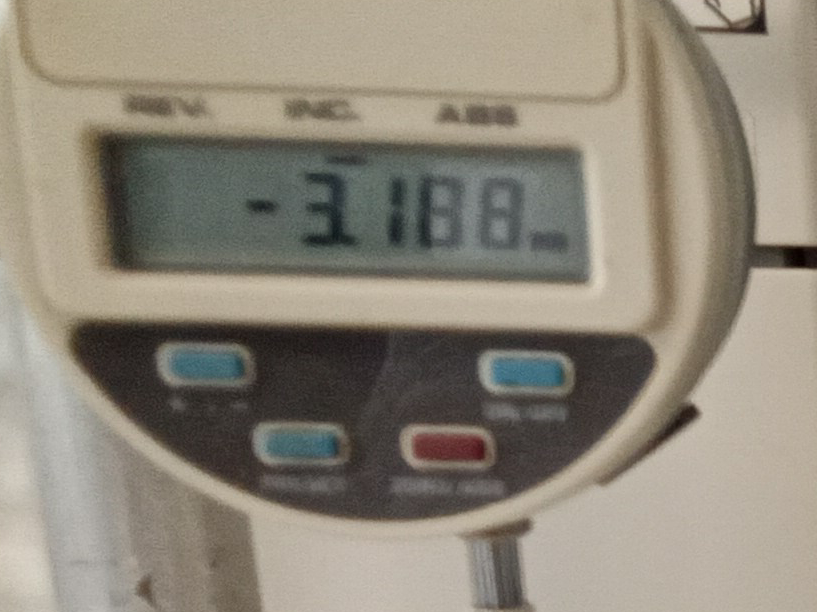
#> input picture starting_images/sipaimages/4/1.jpg, 817 x 612 px, found by its file name; its folder holds 4 pictures in this run
$ jupyter execute --allow-errors sipa4_Work.ipynb
#> lines starting #> are read from the running program, lines starting #| are printed output that depends on the picture
# SIPA 4 Image Analysis

[cell 1]
from matplotlib import pyplot as plt
from tqdm import tqdm
import pandas as pd
import numpy as np
import pytesseract
import shutil
import cv2
import os

# psm 6 = Assume a single uniform block of text.
config_tesseract = '--tessdata-dir ./ttesseract_langs --psm 6'

[cell 2]
def display_images(folder_path, title=None):
  # Get the list of all files in the directory
#> called with folder_path = './sipaimages/4', title = 'Sipa 4 Images'
  filenames = os.listdir(folder_path)

  # Initialize the figure and axis
  fig, axs = plt.subplots(4, 2, figsize=(15, 15), facecolor='#808080')

  # Iterate through all files and plot the image
  for i, f in enumerate(filenames):
    img = cv2.imread(os.path.join(folder_path, f))
#> img is the input picture: shape (612, 817, 3); mean B, G, R 122.2, 135.7, 143
    axs[i//2, i%2].imshow(img)
    axs[i//2, i%2].axis('off')
    axs[i//2, i%2].grid(False)
    axs[i//2, i%2].set_title(f)
    # plt.subplots_adjust(wspace=0, hspace=0)

  # Remove the grid lines from the empty subplots
  for ax in axs.flat:
    ax.grid(False)
    ax.set_xticks([])
    ax.set_yticks([])
    ax.set_facecolor('#808080')
    for sp in ax.spines.values():
      sp.set_visible(False)
#> this loop made 8 passes

  # Set the overall chart title
  fig.suptitle(title, fontsize=50, fontweight=700)

  plt.show()
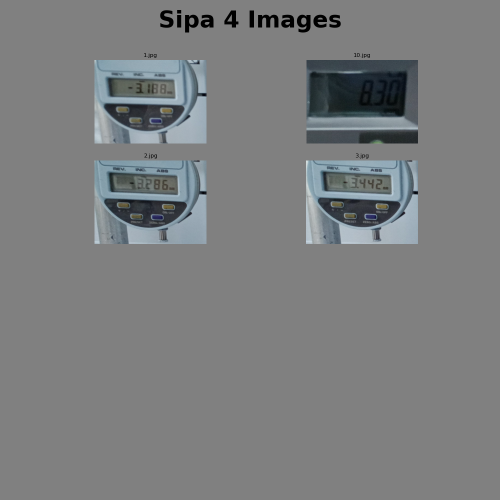
#> figure drawn by matplotlib, 4 panels; B, G, R data is drawn as R, G, B

[cell 3]
display_images("./sipaimages/4", "Sipa 4 Images")

[cell 4]
def read_input_file_list():

    # Read image file list
    input_data = pd.read_csv(r'./labelled_images_sipa4.txt', names=["file_name","seen_value","ncol2","ncol3"], sep="\t", header=None)
    input_data = input_data.reset_index()

    # Display Image Count
    print(len(input_data), "input images to process!!")
    return input_data

[cell 5]
# [11 lines left out: function read_resize_data, not called in this run]

[cell 6]
# [13 lines left out: function get_text, not called in this run]

## Image Processing Functions

[cell 7]
# [23 lines left out: function process_file_thresh, not called in this run]

[cell 8]
# [22 lines left out: function process_file_closing, not called in this run]

[cell 9]
# [28 lines left out: function process_otsu, not called in this run]

## Control Loop

[cell 10]
# [25 lines left out: function control_loop, not called in this run]

#> (a cell that did not finish here is left out)

#> (a cell that did not finish here is left out)

## Analysis

#> (a cell that did not finish here is left out)

#> (a cell that did not finish here is left out)

[cell 15]
output_df = pd.DataFrame(columns = ['image_file', 'seen_data_numeric', 'size_used', 'thresh_ssd', 'thresh_eng', 'closing_ssd', 'closing_eng', 'mro_ssd', 'mro_eng'])

[cell 16]
output_df = pd.DataFrame(columns = ['image_file', 'seen_data_numeric', 'size_used', 'closing_ssd', 'closing_eng', 'mro_ssd', 'mro_eng'])
t_count = 0
t_sipa_count = 0
sum_array = []
t_start_element = False
#> (the rest of this cell did not finish here and is left out)

[cell 17]
output_df.to_csv("sipa4_data.csv")

[cell 18]
sipa4_data = pd.read_csv("sipa4_data.csv", index_col=0)

## Count Analysis

Here we are taking the read analysis of the sipa images and counting the number of times each time the digits were successfully read.

[cell 19]
# Get a list of the unique images in the dataframe
unique_images = sipa4_data['image_file'].unique()

# Initialize empty lists to store the counts

thresh_ssd_equal_counts = []
thresh_ssd_not_equal_counts = []
thresh_eng_equal_counts = []
thresh_eng_not_equal_counts = []

closing_ssd_equal_counts = []
closing_ssd_not_equal_counts = []
closing_eng_equal_counts = []
closing_eng_not_equal_counts = []

mro_ssd_equal_counts = []
mro_ssd_not_equal_counts = []
mro_eng_equal_counts = []
mro_eng_not_equal_counts = []

# Iterate over the unique images
for image in unique_images:


    # Filter the dataframe to include only rows with the current image
    image_df = sipa4_data[sipa4_data['image_file'] == image]


    # THRESH

    # Count the number of times seen_data_numeric is equal to thresh_ssd for the current image
    thresh_ssd_equal_count = image_df[image_df['seen_data_numeric'] == image_df['thresh_ssd']].shape[0]

    # Count the number of times seen_data_numeric is not equal to thresh_ssd for the current image
    thresh_ssd_not_equal_count = image_df[image_df['seen_data_numeric'] != image_df['thresh_ssd']].shape[0]

    # Count the number of times seen_data_numeric is equal to thresh_eng for the current image
    thresh_eng_equal_count = image_df[image_df['seen_data_numeric'] == image_df['thresh_eng']].shape[0]

    # Count the number of times seen_data_numeric is not equal to thresh_eng for the current image
    thresh_eng_not_equal_count = image_df[image_df['seen_data_numeric'] != image_df['thresh_eng']].shape[0]


    # CLOSING

    # Count the number of times seen_data_numeric is equal to closing_ssd for the current image
    closing_ssd_equal_count = image_df[image_df['seen_data_numeric'] == image_df['closing_ssd']].shape[0]

    # Count the number of times seen_data_numeric is not equal to closing_ssd for the current image
    closing_ssd_not_equal_count = image_df[image_df['seen_data_numeric'] != image_df['closing_ssd']].shape[0]

    # Count the number of times seen_data_numeric is equal to closing_eng for the current image
    closing_eng_equal_count = image_df[image_df['seen_data_numeric'] == image_df['closing_eng']].shape[0]

    # Count the number of times seen_data_numeric is not equal to closing_eng for the current image
    closing_eng_not_equal_count = image_df[image_df['seen_data_numeric'] != image_df['closing_eng']].shape[0]


    # MRO Counts
    # Count the number of times seen_data_numeric is equal to mro_ssd for the current image
    mro_ssd_equal_count = image_df[image_df['seen_data_numeric'] == image_df['mro_ssd']].shape[0]

    # Count the number of times seen_data_numeric is not equal to mro_ssd for the current image
    mro_ssd_not_equal_count = image_df[image_df['seen_data_numeric'] != image_df['mro_ssd']].shape[0]

    # Count the number of times seen_data_numeric is equal to mro_eng for the current image
    mro_eng_equal_count = image_df[image_df['seen_data_numeric'] == image_df['mro_eng']].shape[0]

    # Count the number of times seen_data_numeric is not equal to mro_eng for the current image
    mro_eng_not_equal_count = image_df[image_df['seen_data_numeric'] != image_df['mro_eng']].shape[0]

    # Add the counts to the lists
    thresh_ssd_equal_counts.append(thresh_ssd_equal_count)
    thresh_ssd_not_equal_counts.append(thresh_ssd_not_equal_count)
    thresh_eng_equal_counts.append(thresh_eng_equal_count)
    thresh_eng_not_equal_counts.append(thresh_eng_not_equal_count)

    closing_ssd_equal_counts.append(closing_ssd_equal_count)
    closing_ssd_not_equal_counts.append(closing_ssd_not_equal_count)
    closing_eng_equal_counts.append(closing_eng_equal_count)
    closing_eng_not_equal_counts.append(closing_eng_not_equal_count)

    mro_ssd_equal_counts.append(mro_ssd_equal_count)
    mro_ssd_not_equal_counts.append(mro_ssd_not_equal_count)
    mro_eng_equal_counts.append(mro_eng_equal_count)
    mro_eng_not_equal_counts.append(mro_eng_not_equal_count)

# Create a new dataframe with the counts as columns
output_df = pd.DataFrame({
    'thresh_ssd_equal_count': thresh_ssd_equal_counts,
    'thresh_ssd_not_equal_count': thresh_ssd_not_equal_counts,
    'thresh_eng_equal_count': thresh_eng_equal_counts,
    'thresh_eng_not_equal_count': thresh_eng_not_equal_counts,
    'closing_ssd_equal_count': closing_ssd_equal_counts,
    'closing_ssd_not_equal_count': closing_ssd_not_equal_counts,
    'closing_eng_equal_count': closing_eng_equal_counts,
    'closing_eng_not_equal_count': closing_eng_not_equal_counts,
    'mro_ssd_equal_count': mro_ssd_equal_counts,
    'mro_ssd_not_equal_count': mro_ssd_not_equal_counts,
    'mro_eng_equal_count': mro_eng_equal_counts,
    'mro_eng_not_equal_count': mro_eng_not_equal_counts
}, index=unique_images)

# output_df.insert(0, 'image_file', unique_images.strip('[]'))

stripped_images = [image.strip("[]'") for image in unique_images]
output_df.insert(0, 'image_file', stripped_images)

# Save the output dataframe to a CSV file
output_df.to_csv('sipa4_count_analysis.csv', index=False, header=True)
